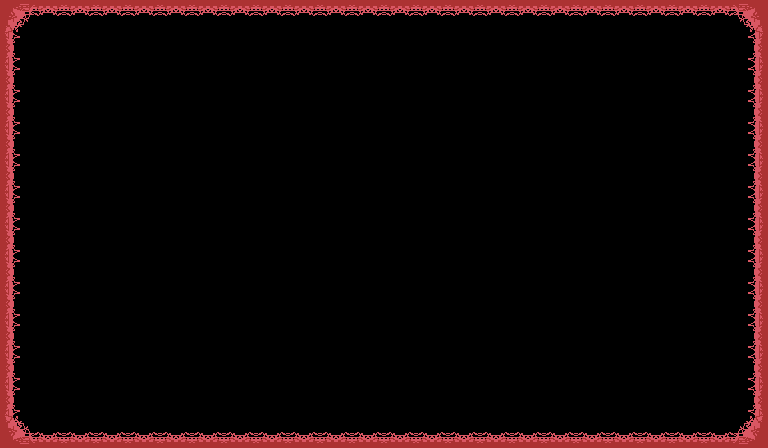

A level layout from a 2D game, rendered from its tile map. Below: a short description, then the map file with its tile-grid data intact:
An orthogonal 24x14 tile map with 32x32 px tiles, 1 tile layer (Tile Layer 1).

<map version="1.10" tiledversion="1.10.2" orientation="orthogonal" renderorder="right-down" width="24" height="14" tilewidth="32" tileheight="32" infinite="0" nextlayerid="2" nextobjectid="1">
 <tileset firstgid="1" source="hit_feedback.tsx" />
 <layer id="1" name="Tile Layer 1" width="24" height="14">
  <data encoding="csv">
1,2,2,2,2,2,2,2,2,2,2,2,2,2,2,2,2,2,2,2,2,2,2,3,
4,0,0,0,0,0,0,0,0,0,0,0,0,0,0,0,0,0,0,0,0,0,0,6,
4,0,0,0,0,0,0,0,0,0,0,0,0,0,0,0,0,0,0,0,0,0,0,6,
4,0,0,0,0,0,0,0,0,0,0,0,0,0,0,0,0,0,0,0,0,0,0,6,
4,0,0,0,0,0,0,0,0,0,0,0,0,0,0,0,0,0,0,0,0,0,0,6,
4,0,0,0,0,0,0,0,0,0,0,0,0,0,0,0,0,0,0,0,0,0,0,6,
4,0,0,0,0,0,0,0,0,0,0,0,0,0,0,0,0,0,0,0,0,0,0,6,
4,0,0,0,0,0,0,0,0,0,0,0,0,0,0,0,0,0,0,0,0,0,0,6,
4,0,0,0,0,0,0,0,0,0,0,0,0,0,0,0,0,0,0,0,0,0,0,6,
4,0,0,0,0,0,0,0,0,0,0,0,0,0,0,0,0,0,0,0,0,0,0,6,
4,0,0,0,0,0,0,0,0,0,0,0,0,0,0,0,0,0,0,0,0,0,0,6,
4,0,0,0,0,0,0,0,0,0,0,0,0,0,0,0,0,0,0,0,0,0,0,6,
4,0,0,0,0,0,0,0,0,0,0,0,0,0,0,0,0,0,0,0,0,0,0,6,
7,8,8,8,8,8,8,8,8,8,8,8,8,8,8,8,8,8,8,8,8,8,8,9
</data>
 </layer>
</map>
